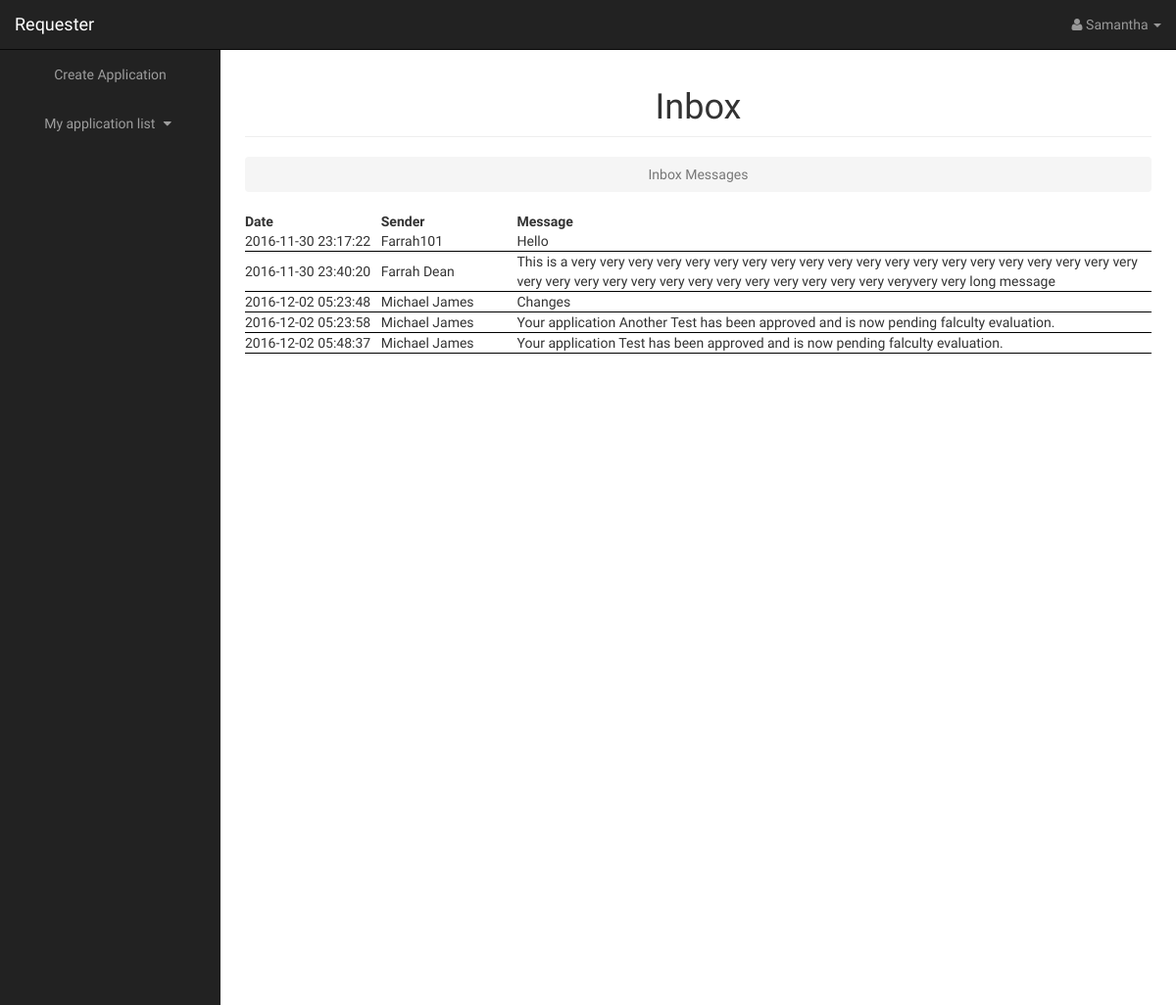
Page /requester/inbox.php (signed in) on the committed database.
### tables this page shows
CREATE TABLE IF NOT EXISTS `inboxitems` (
  `LoginId` varchar(30) NOT NULL,
  `itemId` bigint(20) unsigned NOT NULL AUTO_INCREMENT,
  `sender` varchar(30) NOT NULL,
  `message` varchar(1000) DEFAULT NULL,
  `date` timestamp NOT NULL DEFAULT CURRENT_TIMESTAMP,
  PRIMARY KEY (`itemId`),
  UNIQUE KEY `itemId` (`itemId`),
  KEY `LoginId` (`LoginId`)
);

### requester/inbox.php (the view, shortened to what this page needs)
<?php
$dbconn = mysqli_connect("localhost","root","", "d3");
$LoginID = $_SESSION['loginId'];
$inboxItemsQuery = "select * from inboxitems where LoginId = '$LoginID'";
$inboxItemsResult = mysqli_query($dbconn, $inboxItemsQuery);
$allItems = mysqli_fetch_all($inboxItemsResult);
?>
<!DOCTYPE html>
<html lang="en">
<head>
    <link href="../css/bootstrap.min.css" rel="stylesheet">
    <link href="../css/sb-admin.css" rel="stylesheet">
    <link href="../css/plugins/morris.css" rel="stylesheet">
    <link href="../font-awesome/css/font-awesome.min.css" rel="stylesheet" type="text/css">
         <head>
                    <link rel="stylesheet" type="text/css" href="../style.css">
</head>
<body>
    <div id="wrapper">
        <nav class="navbar navbar-inverse navbar-fixed-top" role="navigation">
            <div class="navbar-header">
                <a class="navbar-brand" href = "requester.php">Requester</a>
            </div>
            <ul class="nav navbar-right top-nav">
                <li class="dropdown">
                    <a href="#" class="dropdown-toggle" data-toggle="dropdown"><i class="fa fa-user"></i> <?php echo $_SESSION['f_name'];?> <b class="caret"></b></a>
                </li>
            </ul>
            <div class="collapse navbar-collapse navbar-ex1-collapse">
                <ul class="nav navbar-nav side-nav">
                    <li>
                        <a href="requester.php"><i class=""></i> Create Application </a>
                    </li>
                    <li>
                        <a href="javascript:;" data-toggle="collapse" data-target="#demo"><i class=""></i> My application list <i class="fa fa-fw fa-caret-down"></i></a>
                    </li>
                </ul>
            </div>
        </nav>
        <div id="page-wrapper">
            <div class="container-fluid">
                <div class="row">
                    <div class="col-lg-12">
                        <h1 class="page-header">
                            Inbox
                        </h1>
                        <ol class="breadcrumb">
                            <li class="active">
                                <i class=""></i>Inbox Messages
                            </li>
                        </ol>
                    </div>
                </div>
                <div class="row">
                    <div class="col-lg-12" style = "height:100vh;">
						<?php
							if (!empty($allItems))
							{
								echo "<table style = 'width:100%;'><tr><th style = 'width:15%;'>Date</th><th style = 'width: 15%;'>Sender</th><th style = 'width:70%;'>Message</th></tr><tbody>";
								foreach ($allItems as $item) {
									echo "<tr style = 'border-bottom: 1pt solid black;'>"
										."<td style = 'text-align:left;'>".$item[4]."</td>"
										."<td style = 'text-align:left;'>".$item[2]."</td>"
										."<td style = 'text-align:left;'>".$item[3]."</td>"
										."</tr>";
								}
								echo "</tbody></table>";
							} else {
								echo "No Messages";
							}
						?>
                    </div>
                </div>
            </div>
        </div>
    </div>
</body>
</html>

### css/sb-admin.css (style rules this page uses)
body { margin-top: 100px; background-color: #222; }
@media (min-width:768px) { body { margin-top: 50px; } }
#wrapper { padding-left: 0; }
#page-wrapper { width: 100%; padding: 0; background-color: #fff; }
@media (min-width:768px) { #wrapper { padding-left: 225px; } }
@media (min-width:768px) { #page-wrapper { padding: 10px; } }
.top-nav { padding: 0 15px; }
.top-nav>li { display: inline-block; float: left; }
.top-nav>li>a { padding-top: 15px; padding-bottom: 15px; line-height: 20px; color: #999; }
@media (min-width:768px) { .side-nav { position: fixed; top: 51px; left: 225px; width: 225px; margin-left: -225px; border: none; border-radius: 0; overflow-y: auto; background-color: #222; bottom: 0; overflow-x: hidden; padding-bottom: 40px; } }
@media (min-width:768px) { .side-nav>li>a { width: 225px; } }

### style.css (style rules this page uses)
body { margin: 0px; padding: 0px; font-family: 'Comfortaa', cursive ; text-align: center; }

### rows in the picture
inboxitems: date "2016-11-30 23:17:22", sender "Farrah101", message "Hello"
inboxitems: date "2016-11-30 23:40:20", sender "Farrah Dean", message "This is a very very very very very very very very very very very very very very very very very very very very very very very very very very very very very very very very very veryvery very long message"
inboxitems: date "2016-12-02 05:23:48", sender "Michael James", message "Changes"
inboxitems: date "2016-12-02 05:23:58", sender "Michael James", message "Your application Another Test has been approved and is now pending falculty evaluation."
inboxitems: date "2016-12-02 05:48:37", sender "Michael James", message "Your application Test has been approved and is now pending falculty evaluation."

### other values in the picture
$_SESSION['f_name'] "Samantha"
